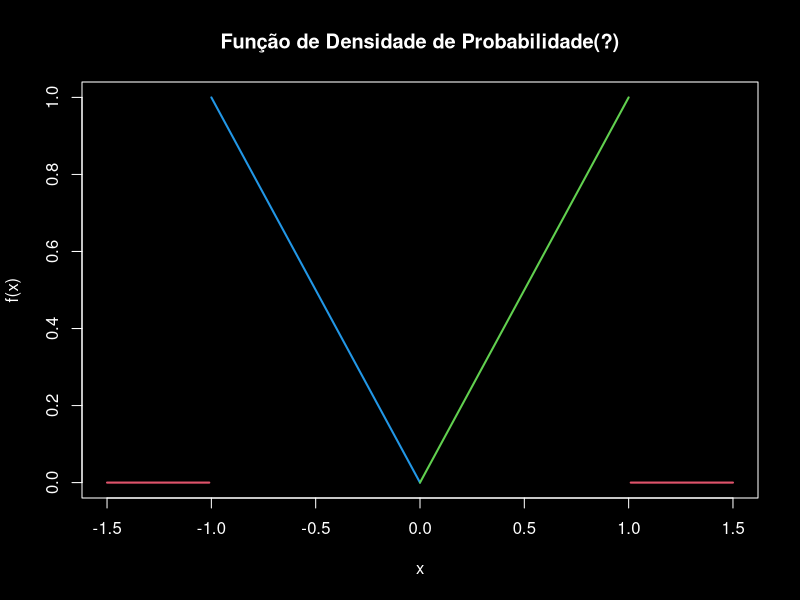

Generate this figure with R:
fdp <- function(x)
{
  return (ifelse(-1<=x & x<0, -x,
                 ifelse(0<=x & x<=1, x, 0)))
}

# A
par(bg ="black",
    fg = "white",
    col.axis = "white",
    col.lab = "white",
    col.main = "white")

x0 <- seq(-1.5, -1, by = 0.01)
x0 <- x0[-length(x0)]  # remove o último ponto (-1)
x1 <- seq(-1, 0,    by = 0.01)
x2 <- seq(0, 1,     by = 0.01)
x3 <- seq(1, 1.5,   by = 0.01)
x3 <- x3[-1]           # remove o primeiro ponto (1)

plot(x1, 
     fdp(x1),
     main = "Função de Densidade de Probabilidade(?)",
     xlab = "x",
     ylab = "f(x)",
     col = 4,
     lwd = 2,
     type = "l",
     xlim = c(-1.5, 1.5),
     ylim = c(0, 1))

lines(x0, fdp(x0), lwd = 2, col = 2)
lines(x2, fdp(x2), lwd = 2, col = 3)
lines(x3, fdp(x3), lwd = 2, col = 2)

# f(x) >= 0 para todo x pertencente a S?
# Sim.

# S| f(x)dx = 1?
# T1 = 1*1/2; T2 = 1*1/2; T1 + T2 = 0.5 + 0.5 (+0+0) = 1
# Sim.


# B
p <- integrate(fdp, -1, 0.25)$value + integrate(fdp, 0.75, 1)$value
round(p, 2) # O integrate() calcula a integral numericamente, então pode haver um pequeno erro de aproximação. (0.7500001)


# C
EX <- integrate(function(x) x * fdp(x), -1, 1)$value

EX2 <- integrate(function(x) x^2 * fdp(x), -1, 1)$value

VarX <- EX2 - EX^2

print(VarX)


# D
FDA <- function(x)
{
  return(ifelse(x < -1, 0,
                ifelse(x < 0, (1-x^2)/2,
                       ifelse(x <= 1, (1+x^2)/2, 1))))
}

FDA(c(-2, -1, -0.5, 0, 0.5, 1, 2)) # Gráfica no arquivo S3
